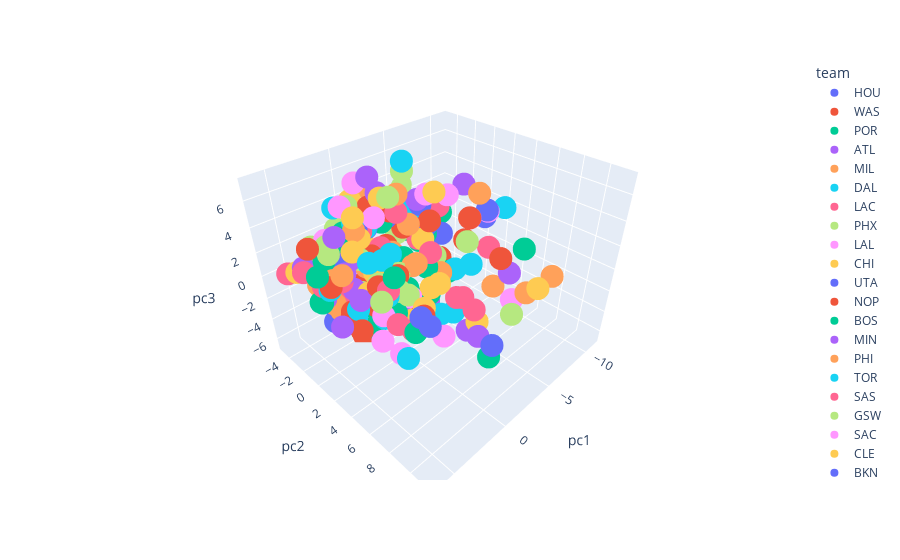

Write notebook code for a chart like this one.
### Code cell
import plotly.express as px
fig = px.scatter_3d(final_dataset_A, x='pc1', y='pc2', z='pc3',
              color='team', hover_name="player")
fig.show()

### Figure 1 — Plotly figure (JSON) as saved in the notebook; plotly's stock layout.template omitted (floating-point values rounded to 4 significant figures)
{"data": [{"hovertemplate": "<b>%{hovertext}</b><br><br>team=HOU<br>pc1=%{x}<br>pc2=%{y}<br>pc3=%{z}<extra></extra>", "hovertext": ["James Harden", "Russell Westbrook", "Robert Covington", "Danuel House Jr.", "Ben McLemore", "Jeff Green", "Austin Rivers", "P.J. Tucker"], "legendgroup": "HOU", "marker": {"color": "#636efa", "symbol": "circle"}, "mode": "markers", "name": "HOU", "scene": "scene", "showlegend": true, "type": "scatter3d", "x": [-11.19, -9.124, 0.8468, 2.5, 2.985, 3.067, 2.133, 3.485], "y": [-0.07293, 1.831, 0.2629, -2.057, -2.984, -0.7696, -3.063, -1.258], "z": [-0.1645, 2.004, -2.106, -2.664, -5.13, -2.031, 0.2134, -0.4906]}, {"hovertemplate": "<b>%{hovertext}</b><br><br>team=WAS<br>pc1=%{x}<br>pc2=%{y}<br>pc3=%{z}<extra></extra>", "hovertext": ["Bradley Beal", "Davis Bertans", "Rui Hachimura", "Thomas Bryant", "Isaiah Thomas", "Ish Smith", "Troy Brown Jr.", "Shabazz Napier", "Moritz Wagner", "Ian Mahinmi", "Jerome Robinson", "Isaac Bonga"], "legendgroup": "WAS", "marker": {"color": "#EF553B", "symbol": "circle"}, "mode": "markers", "name": "WAS", "scene": "scene", "showlegend": true, "type": "scatter3d", "x": [-9.594, 0.485, -0.007749, 0.6395, -1.878, -1.981, 0.5148, -0.9658, 3.196, 3.332, 3.513, 4.757], "y": [-0.883, -2.282, 1.398, 4.153, -4.699, -3.482, -0.8502, -2.772, 2.951, 3.523, -3.704, 0.2244], "z": [-2.148, -4.396, 0.05481, -1.844, 1.162, 3.567, 0.934, 3.62, 0.02018, 1.98, 1.377, 0.9163]}, {"hovertemplate": "<b>%{hovertext}</b><br><br>team=POR<br>pc1=%{x}<br>pc2=%{y}<br>pc3=%{z}<extra></extra>", "hovertext": ["Damian Lillard", "CJ McCollum", "Hassan Whiteside", "Carmelo Anthony", "Gary Trent Jr.", "Anfernee Simons", "Trevor Ariza", "Mario Hezonja"], "legendgroup": "POR", "marker": {"color": "#00cc96", "symbol": "circle"}, "mode": "markers", "name": "POR", "scene": "scene", "showlegend": true, "type": "scatter3d", "x": [-8.589, -6.679, -0.5297, -2.128, 2.29, 2.22, 3.196, 4.22], "y": [-2.881, -3.582, 9.642, -0.0617, -3.877, -3.425, -1.028, -1.093], "z": [0.2043, -2.13, -2.581, -2.997, -3.517, 0.6785, -0.4113, 2.147]}, {"hovertemplate": "<b>%{hovertext}</b><br><br>team=ATL<br>pc1=%{x}<br>pc2=%{y}<br>pc3=%{z}<extra></extra>", "hovertext": ["Trae Young", "John Collins", "Clint Capela", "De'Andre Hunter", "Kevin Huerter", "Jeff Teague", "Cam Reddish", "Dewayne Dedmon", "DeAndre' Bembry", "Damian Jones", "Treveon Graham"], "legendgroup": "ATL", "marker": {"color": "#ab63fa", "symbol": "circle"}, "mode": "markers", "name": "ATL", "scene": "scene", "showlegend": true, "type": "scatter3d", "x": [-10.94, -1.724, 1.915, 0.8734, -0.6865, -1.567, 1.335, 4.103, 3.528, 6.312, 5.22], "y": [-2.382, 6.66, 10.64, -1.891, -2.724, -2.422, -2.182, 2.566, -0.5866, 3.556, -2.211], "z": [2.2, -2.896, 1.49, -2.008, -0.551, 4.683, -0.383, 0.7766, 3.912, 0.5066, 1.528]}, {"hovertemplate": "<b>%{hovertext}</b><br><br>team=MIL<br>pc1=%{x}<br>pc2=%{y}<br>pc3=%{z}<extra></extra>", "hovertext": ["Giannis Antetokounmpo", "Khris Middleton", "Eric Bledsoe", "Brook Lopez", "George Hill", "Donte DiVincenzo", "Wesley Matthews", "Kyle Korver", "Ersan Ilyasova", "Marvin Williams", "Pat Connaughton"], "legendgroup": "MIL", "marker": {"color": "#FFA15A", "symbol": "circle"}, "mode": "markers", "name": "MIL", "scene": "scene", "showlegend": true, "type": "scatter3d", "x": [-8.808, -6.417, -3.03, 0.7784, 0.5055, 1.191, 3.274, 3.559, 3.857, 4.348, 4.428], "y": [8.609, -0.5468, -0.7194, 1.758, -2.264, -0.6165, -2.978, -3.626, 0.8032, -0.2927, -0.01599], "z": [-0.829, -3.018, 2.167, -3.007, 0.5164, 0.3994, -2.044, -1.554, -1.621, -1.046, 1.189]}, {"hovertemplate": "<b>%{hovertext}</b><br><br>team=DAL<br>pc1=%{x}<br>pc2=%{y}<br>pc3=%{z}<extra></extra>", "hovertext": ["Luka Doncic", "Kristaps Porzingis", "Tim Hardaway Jr.", "Seth Curry", "Dorian Finney-Smith", "Dwight Powell", "Maxi Kleber", "Jalen Brunson", "Willie Cauley-Stein", "Delon Wright", "Justin Jackson"], "legendgroup": "DAL", "marker": {"color": "#19d3f3", "symbol": "circle"}, "mode": "markers", "name": "DAL", "scene": "scene", "showlegend": true, "type": "scatter3d", "x": [-10.96, -3.723, -1.238, -0.131, 2.569, 3.361, 3.101, -0.3318, 3.833, 1.191, 3.98], "y": [2.15, 3.415, -3.158, -3.142, -0.1824, 4.012, 0.2531, -2.402, 5.094, -1.751, -1.874], "z": [1.647, -4.342, -4.267, -3.665, -2.227, -0.3069, -2.682, 2.301, 2.374, 3.61, -0.4693]}, {"hovertemplate": "<b>%{hovertext}</b><br><br>team=LAC<br>pc1=%{x}<br>pc2=%{y}<br>pc3=%{z}<extra></extra>", "hovertext": ["Kawhi Leonard", "Paul George", "Montrezl Harrell", "Lou Williams", "Marcus Morris Sr.", "Landry Shamet", "Ivica Zubac", "Patrick Beverley", "JaMychal Green", "Rodney McGruder"], "legendgroup": "LAC", "marker": {"color": "#FF6692", "symbol": "circle"}, "mode": "markers", "name": "LAC", "scene": "scene", "showlegend": true, "type": "scatter3d", "x": [-10.48, -5.763, -0.8227, -5.212, -2.544, 2.644, 2.932, 0.3405, 3.728, 5.468], "y": [1.119, -1.535, 7.962, -2.651, -1.636, -4.01, 6.231, -2.105, 0.1818, -1.831], "z": [-2.428, -3.131, 0.2595, 1.226, -4.003, -1.932, -0.222, 2.356, -1.772, 1.445]}, {"hovertemplate": "<b>%{hovertext}</b><br><br>team=PHX<br>pc1=%{x}<br>pc2=%{y}<br>pc3=%{z}<extra></extra>", "hovertext": ["Devin Booker", "Kelly Oubre Jr.", "Deandre Ayton", "Ricky Rubio", "Aron Baynes", "Dario Saric", "Frank Kaminsky", "Mikal Bridges", "Cameron Johnson", "Jevon Carter"], "legendgroup": "PHX", "marker": {"color": "#B6E880", "symbol": "circle"}, "mode": "markers", "name": "PHX", "scene": "scene", "showlegend": true, "type": "scatter3d", "x": [-8.635, -1.823, -3.007, -4.793, 1.763, 1.406, 1.598, 2.356, 3.1, 3.384], "y": [0.2659, 0.4473, 9.376, -3.293, 2.35, 1.528, 1.232, 0.1756, -2.178, -4.147], "z": [-1.41, -3.46, -0.5745, 5.076, -1.754, -0.8284, 0.06535, -0.8406, -2.728, 1.496]}, {"hovertemplate": "<b>%{hovertext}</b><br><br>team=LAL<br>pc1=%{x}<br>pc2=%{y}<br>pc3=%{z}<extra></extra>", "hovertext": ["Anthony Davis", "LeBron James", "Kyle Kuzma", "Markieff Morris", "Kentavious Caldwell-Pope", "Avery Bradley", "Danny Green", "Dwight Howard", "Rajon Rondo", "JaVale McGee", "Alex Caruso"], "legendgroup": "LAL", "marker": {"color": "#FF97FF", "symbol": "circle"}, "mode": "markers", "name": "LAL", "scene": "scene", "showlegend": true, "type": "scatter3d", "x": [-6.529, -9.228, 0.1335, 2.044, 2.242, 1.881, 2.479, 3.722, -0.1502, 4.316, 3.063], "y": [6.792, 1.835, 0.2228, -0.3629, -2.259, -2.697, -1.936, 5.913, -3.127, 4.838, -2.622], "z": [-2.766, 1.86, -2.463, -1.636, -1.896, -1.667, -1.451, -1.907, 5.7, -1.143, 2.586]}, {"hovertemplate": "<b>%{hovertext}</b><br><br>team=CHI<br>pc1=%{x}<br>pc2=%{y}<br>pc3=%{z}<extra></extra>", "hovertext": ["Zach LaVine", "Lauri Markkanen", "Coby White", "Wendell Carter Jr.", "Thaddeus Young", "Tomas Satoransky", "Kris Dunn", "Ryan Arcidiacono"], "legendgroup": "CHI", "marker": {"color": "#FECB52", "symbol": "circle"}, "mode": "markers", "name": "CHI", "scene": "scene", "showlegend": true, "type": "scatter3d", "x": [-5.711, 0.3836, -0.7684, 1.987, 1.296, -1.414, 1.491, 3.972], "y": [-1.024, 0.7038, -3.566, 6.273, 0.4502, -1.901, -1.244, -3.341], "z": [-2.086, -2.267, 0.2295, 1.047, 0.4917, 4.5, 4.3, 1.689]}, {"hovertemplate": "<b>%{hovertext}</b><br><br>team=UTA<br>pc1=%{x}<br>pc2=%{y}<br>pc3=%{z}<extra></extra>", "hovertext": ["Donovan Mitchell", "Bojan Bogdanovic", "Jordan Clarkson", "Rudy Gobert", "Mike Conley", "Joe Ingles", "Emmanuel Mudiay", "Royce O'Neale"], "legendgroup": "UTA", "marker": {"color": "#636efa", "symbol": "circle"}, "mode": "markers", "name": "UTA", "scene": "scene", "showlegend": true, "type": "scatter3d", "x": [-7.731, -2.957, -1.226, 1.564, -3.251, -0.6373, 0.8245, 2.848], "y": [-1.91, -0.925, -1.492, 11.42, -3.694, -2.779, -1.94, -1.479], "z": [-1.139, -5.047, -2.496, 1.07, 1.455, 1.97, 2.839, 1.014]}, {"hovertemplate": "<b>%{hovertext}</b><br><br>team=NOP<br>pc1=%{x}<br>pc2=%{y}<br>pc3=%{z}<extra></extra>", "hovertext": ["Brandon Ingram", "Jrue Holiday", "JJ Redick", "Lonzo Ball", "Josh Hart", "Derrick Favors", "E'Twaun Moore", "Jaxson Hayes", "Nicolo Melli", "Kenrich Williams"], "legendgroup": "NOP", "marker": {"color": "#EF553B", "symbol": "circle"}, "mode": "markers", "name": "NOP", "scene": "scene", "showlegend": true, "type": "scatter3d", "x": [-6.123, -5.12, -0.1332, -2.491, 2.152, 2.804, 1.855, 4.864, 3.139, 4.982], "y": [-0.4658, -0.6049, -3.776, -2.192, -0.6147, 7.115, -2.125, 3.447, -1.193, -1.635], "z": [-2.163, 1.658, -4.861, 2.923, -0.7547, 1.414, -0.8825, -0.7904, -0.002485, 3.186]}, {"hovertemplate": "<b>%{hovertext}</b><br><br>team=BOS<br>pc1=%{x}<br>pc2=%{y}<br>pc3=%{z}<extra></extra>", "hovertext": ["Jayson Tatum", "Kemba Walker", "Jaylen Brown", "Gordon Hayward", "Marcus Smart", "Daniel Theis", "Enes Kanter", "Brad Wanamaker", "Grant Williams"], "legendgroup": "BOS", "marker": {"color": "#00cc96", "symbol": "circle"}, "mode": "markers", "name": "BOS", "scene": "scene", "showlegend": true, "type": "scatter3d", "x": [-6.074, -5.275, -3.526, -3.748, -2.437, 2.276, 3.093, 1.619, 5.407], "y": [0.5598, -3.471, 0.9064, 0.4366, -3.242, 3.834, 6.656, -2.451, -0.1572], "z": [-3.031, -0.3699, -3.795, -1.518, 1.553, -0.6294, -0.02193, 2.658, 1.906]}, {"hovertemplate": "<b>%{hovertext}</b><br><br>team=MIN<br>pc1=%{x}<br>pc2=%{y}<br>pc3=%{z}<extra></extra>", "hovertext": ["D'Angelo Russell", "Malik Beasley", "Jarrett Culver", "Josh Okogie", "Omari Spellman", "Juancho Hernangomez"], "legendgroup": "MIN", "marker": {"color": "#ab63fa", "symbol": "circle"}, "mode": "markers", "name": "MIN", "scene": "scene", "showlegend": true, "type": "scatter3d", "x": [-7.906, 1.206, 2.046, 3.39, 3.11, 4.689], "y": [-3.358, -2.877, -1.359, -0.08168, 0.404, -0.8685], "z": [-0.3268, -2.556, 1.033, 1.173, -0.03123, -0.6934]}, {"hovertemplate": "<b>%{hovertext}</b><br><br>team=PHI<br>pc1=%{x}<br>pc2=%{y}<br>pc3=%{z}<extra></extra>", "hovertext": ["Joel Embiid", "Tobias Harris", "Ben Simmons", "Alec Burks", "Josh Richardson", "Al Horford", "Glenn Robinson III", "Furkan Korkmaz", "Shake Milton", "Mike Scott", "Matisse Thybulle"], "legendgroup": "PHI", "marker": {"color": "#FFA15A", "symbol": "circle"}, "mode": "markers", "name": "PHI", "scene": "scene", "showlegend": true, "type": "scatter3d", "x": [-6.665, -4.513, -4.452, -1.644, -2.202, -1.26, 0.9051, 2.035, 0.5591, 3.97, 4.787], "y": [7.917, 1.222, 4.884, -1.701, -1.842, 1.62, -0.7746, -2.708, -2.629, -0.9065, -2.232], "z": [-1.578, -2.045, 6.211, -0.6272, -0.4625, 0.4063, -1.898, -2.846, 0.4175, -1.023, 1.002]}, {"hovertemplate": "<b>%{hovertext}</b><br><br>team=TOR<br>pc1=%{x}<br>pc2=%{y}<br>pc3=%{z}<extra></extra>", "hovertext": ["Pascal Siakam", "Kyle Lowry", "Fred VanVleet", "Norman Powell", "Serge Ibaka", "OG Anunoby", "Terence Davis", "Marc Gasol", "Rondae Hollis-Jefferson"], "legendgroup": "TOR", "marker": {"color": "#19d3f3", "symbol": "circle"}, "mode": "markers", "name": "TOR", "scene": "scene", "showlegend": true, "type": "scatter3d", "x": [-5.562, -5.253, -4.206, -0.2766, -1.268, 2.089, 2.73, 0.9565, 3.095], "y": [1.77, -2.437, -3.599, -0.892, 4.446, 0.2543, -0.5227, 1.021, 2.374], "z": [-1.938, 1.972, 2.185, -3.536, -2.461, -1.653, -0.8167, 1.648, 3.103]}, {"hovertemplate": "<b>%{hovertext}</b><br><br>team=SAS<br>pc1=%{x}<br>pc2=%{y}<br>pc3=%{z}<extra></extra>", "hovertext": ["DeMar DeRozan", "LaMarcus Aldridge", "Patty Mills", "Derrick White", "Bryn Forbes", "Dejounte Murray", "Rudy Gay", "Trey Lyles", "Lonnie Walker IV", "Marco Belinelli", "Jakob Poeltl"], "legendgroup": "SAS", "marker": {"color": "#FF6692", "symbol": "circle"}, "mode": "markers", "name": "SAS", "scene": "scene", "showlegend": true, "type": "scatter3d", "x": [-7.545, -4.309, 0.7972, -0.6787, 1.322, -2.224, 0.3094, 3.509, 3.117, 3.411, 3.935], "y": [1.428, 3.181, -4.062, -1.252, -4.199, -1.112, 0.3816, -0.01217, -2.408, -3.805, 5.305], "z": [1.762, -3.341, -2.671, 0.9161, -2.068, 3.335, -1.222, -0.5265, 0.3522, -1.411, 2.964]}, {"hovertemplate": "<b>%{hovertext}</b><br><br>team=GSW<br>pc1=%{x}<br>pc2=%{y}<br>pc3=%{z}<extra></extra>", "hovertext": ["Andrew Wiggins", "Eric Paschall", "Damion Lee", "Marquese Chriss", "Jordan Poole", "Draymond Green", "Ky Bowman"], "legendgroup": "GSW", "marker": {"color": "#B6E880", "symbol": "circle"}, "mode": "markers", "name": "GSW", "scene": "scene", "showlegend": true, "type": "scatter3d", "x": [-4.913, -0.2888, -0.5395, 2.491, 1.347, -0.706, 0.6511], "y": [0.1875, 1.196, -1.657, 4.63, -3.816, -0.03994, -3.14], "z": [-1.123, 0.01042, -0.2516, 1.752, 2.293, 5.498, 4.13]}, {"hovertemplate": "<b>%{hovertext}</b><br><br>team=SAC<br>pc1=%{x}<br>pc2=%{y}<br>pc3=%{z}<extra></extra>", "hovertext": ["De'Aaron Fox", "Buddy Hield", "Bogdan Bogdanovic", "Harrison Barnes", "Jabari Parker", "Richaun Holmes", "Nemanja Bjelica", "Kent Bazemore", "Alex Len", "Cory Joseph"], "legendgroup": "SAC", "marker": {"color": "#FF97FF", "symbol": "circle"}, "mode": "markers", "name": "SAC", "scene": "scene", "showlegend": true, "type": "scatter3d", "x": [-7.029, -3.415, -2.266, -0.1039, 0.2049, 1.945, 0.2788, 2.144, 3.69, 1.047], "y": [-0.5681, -3.223, -2.757, 0.3113, 2.95, 7.968, 0.7916, -1.822, 4.302, -3.41], "z": [3.236, -3.67, -2.063, -1.326, -0.8984, -0.2127, -0.5899, -0.05528, 0.2759, 4.149]}, {"hovertemplate": "<b>%{hovertext}</b><br><br>team=CLE<br>pc1=%{x}<br>pc2=%{y}<br>pc3=%{z}<extra></extra>", "hovertext": ["Collin Sexton", "Andre Drummond", "Kevin Love", "Darius Garland", "Tristan Thompson", "Cedi Osman", "Larry Nance Jr.", "Kevin Porter Jr."], "legendgroup": "CLE", "marker": {"color": "#FECB52", "symbol": "circle"}, "mode": "markers", "name": "CLE", "scene": "scene", "showlegend": true, "type": "scatter3d", "x": [-4.595, -2.511, -3.038, -2.062, 0.5685, 1.325, 1.47, 1.341], "y": [-0.8585, 11.4, 1.657, -4.226, 6.192, -2.375, 2.571, -1.109], "z": [0.1176, 2.935, -2.522, 2.311, 2.188, -0.1666, 0.1605, 0.6906]}, {"hovertemplate": "<b>%{hovertext}</b><br><br>team=BKN<br>pc1=%{x}<br>pc2=%{y}<br>pc3=%{z}<extra></extra>", "hovertext": ["Spencer Dinwiddie", "Caris LeVert", "Joe Harris", "Taurean Prince", "Jarrett Allen", "Garrett Temple", "DeAndre Jordan", "Timothe Luwawu-Cabarrot", "Tyler Johnson"], "legendgroup": "BKN", "marker": {"color": "#636efa", "symbol": "circle"}, "mode": "markers", "name": "BKN", "scene": "scene", "showlegend": true, "type": "scatter3d", "x": [-5.516, -5.343, 0.2323, 0.2859, 3.145, 1.278, 4.046, 3.882, 2.324], "y": [-2.1, -1.256, -1.588, -2.014, 8.007, -3.702, 8.213, -2.194, -3.939], "z": [2.376, 0.8904, -3.032, -1.455, 1.357, -0.008794, 2.712, -2.087, 1.629]}, {"hovertemplate": "<b>%{hovertext}</b><br><br>team=MIA<br>pc1=%{x}<br>pc2=%{y}<br>pc3=%{z}<extra></extra>", "hovertext": ["Jimmy Butler", "Goran Dragic", "Bam Adebayo", "Kendrick Nunn", "Tyler Herro", "Duncan Robinson", "Jae Crowder", "Derrick Jones Jr.", "Kelly Olynyk", "Meyers Leonard", "Solomon Hill"], "legendgroup": "MIA", "marker": {"color": "#EF553B", "symbol": "circle"}, "mode": "markers", "name": "MIA", "scene": "scene", "showlegend": true, "type": "scatter3d", "x": [-6.146, -4.017, -3.283, -2.671, -1.101, 1.418, 1.56, 4.0, 2.531, 4.031, 3.564], "y": [2.617, -2.56, 7.906, -3.136, -2.646, -1.555, -1.573, 1.142, 0.09498, 1.276, -2.675], "z": [2.801, 0.7376, 3.056, -0.6352, -1.61, -6.688, -0.8718, -1.481, -0.9652, -0.9839, 1.202]}, {"hovertemplate": "<b>%{hovertext}</b><br><br>team=DEN<br>pc1=%{x}<br>pc2=%{y}<br>pc3=%{z}<extra></extra>", "hovertext": ["Nikola Jokic", "Jamal Murray", "Will Barton", "Jerami Grant", "Paul Millsap", "Gary Harris", "Michael Porter Jr.", "Monte Morris", "Mason Plumlee", "Keita Bates-Diop", "Torrey Craig"], "legendgroup": "DEN", "marker": {"color": "#00cc96", "symbol": "circle"}, "mode": "markers", "name": "DEN", "scene": "scene", "showlegend": true, "type": "scatter3d", "x": [-7.884, -5.839, -2.35, 1.558, 0.4732, 1.069, 2.393, -0.5914, 3.458, 4.975, 5.158], "y": [6.524, -1.887, -0.6907, 0.002835, 1.742, -2.643, 1.386, -3.981, 5.32, -0.8607, -0.7118], "z": [1.05, -0.3502, -0.4983, -2.646, -1.708, -0.5712, -3.321, 2.545, 3.676, -0.9028, -0.6485]}, {"hovertemplate": "<b>%{hovertext}</b><br><br>team=IND<br>pc1=%{x}<br>pc2=%{y}<br>pc3=%{z}<extra></extra>", "hovertext": ["T.J. Warren", "Domantas Sabonis", "Malcolm Brogdon", "Jeremy Lamb", "Myles Turner", "Doug McDermott", "Aaron Holiday", "Justin Holiday", "T.J. McConnell"], "legendgroup": "IND", "marker": {"color": "#ab63fa", "symbol": "circle"}, "mode": "markers", "name": "IND", "scene": "scene", "showlegend": true, "type": "scatter3d", "x": [-3.351, -4.176, -5.335, -0.9924, 0.8654, 2.694, -0.04456, 3.081, -0.7363], "y": [1.002, 8.049, -2.249, -1.03, 2.39, -1.458, -3.874, -2.979, -2.244], "z": [-4.324, 1.535, 2.841, -1.032, -2.286, -4.243, 1.789, -1.753, 6.243]}, {"hovertemplate": "<b>%{hovertext}</b><br><br>team=ORL<br>pc1=%{x}<br>pc2=%{y}<br>pc3=%{z}<extra></extra>", "hovertext": ["Nikola Vucevic", "Evan Fournier", "Terrence Ross", "Aaron Gordon", "Markelle Fultz", "D.J. Augustin", "Michael Carter-Williams", "James Ennis III", "Wes Iwundu", "Khem Birch"], "legendgroup": "ORL", "marker": {"color": "#FFA15A", "symbol": "circle"}, "mode": "markers", "name": "ORL", "scene": "scene", "showlegend": true, "type": "scatter3d", "x": [-5.268, -2.945, -0.2719, -1.45, -2.737, -1.689, 1.574, 4.153, 4.008, 5.644], "y": [5.913, -2.417, -2.91, 1.797, -1.607, -4.485, -1.155, 0.08245, -2.358, 3.204], "z": [-1.28, -3.334, -4.296, 0.5887, 4.445, 4.512, 3.346, -1.464, 0.3887, 3.864]}, {"hovertemplate": "<b>%{hovertext}</b><br><br>team=NYK<br>pc1=%{x}<br>pc2=%{y}<br>pc3=%{z}<extra></extra>", "hovertext": ["Julius Randle", "RJ Barrett", "Bobby Portis", "Elfrid Payton", "Mitchell Robinson", "Damyean Dotson", "Kevin Knox II", "Frank Ntilikina", "Taj Gibson", "Maurice Harkless"], "legendgroup": "NYK", "marker": {"color": "#19d3f3", "symbol": "circle"}, "mode": "markers", "name": "NYK", "scene": "scene", "showlegend": true, "type": "scatter3d", "x": [-4.341, -0.9353, 1.085, -2.844, 4.999, 3.375, 3.991, 1.308, 4.355, 4.492], "y": [4.506, -0.457, 0.5363, -0.9555, 8.09, -3.317, -2.616, -3.842, 2.543, -0.4338], "z": [0.4381, 0.5793, -0.5364, 7.167, 0.1097, -1.333, 0.03677, 3.995, 0.1618, 0.1702]}, {"hovertemplate": "<b>%{hovertext}</b><br><br>team=OKC<br>pc1=%{x}<br>pc2=%{y}<br>pc3=%{z}<extra></extra>", "hovertext": ["Shai Gilgeous-Alexander", "Dennis Schroder", "Danilo Gallinari", "Chris Paul", "Steven Adams", "Nerlens Noel", "Hamidou Diallo", "Abdel Nader", "Darius Bazley", "Terrance Ferguson"], "legendgroup": "OKC", "marker": {"color": "#FF6692", "symbol": "circle"}, "mode": "markers", "name": "OKC", "scene": "scene", "showlegend": true, "type": "scatter3d", "x": [-4.279, -5.054, -2.58, -7.183, 0.5161, 3.653, 3.713, 4.241, 4.682, 5.665], "y": [0.334, -1.952, -1.116, -1.741, 8.145, 5.663, -0.02696, -1.443, -0.9198, -3.822], "z": [-0.4544, -0.4904, -4.851, 1.755, 2.13, 0.3603, 0.7089, -1.328, 0.3474, 0.4354]}, {"hovertemplate": "<b>%{hovertext}</b><br><br>team=CHA<br>pc1=%{x}<br>pc2=%{y}<br>pc3=%{z}<extra></extra>", "hovertext": ["Devonte' Graham", "Terry Rozier", "Miles Bridges", "P.J. Washington", "Cody Zeller", "Malik Monk", "Bismack Biyombo", "Dwayne Bacon", "Cody Martin"], "legendgroup": "CHA", "marker": {"color": "#B6E880", "symbol": "circle"}, "mode": "markers", "name": "CHA", "scene": "scene", "showlegend": true, "type": "scatter3d", "x": [-5.939, -3.727, 0.6921, 0.745, 1.747, 1.43, 4.606, 3.352, 4.089], "y": [-4.892, -3.011, 0.07987, 1.087, 4.513, -0.9706, 5.448, -2.072, -0.6384], "z": [2.997, 0.1435, -1.187, -0.5018, 0.9906, 0.9926, 2.562, 2.459, 2.812]}, {"hovertemplate": "<b>%{hovertext}</b><br><br>team=DET<br>pc1=%{x}<br>pc2=%{y}<br>pc3=%{z}<extra></extra>", "hovertext": ["Derrick Rose", "Christian Wood", "Langston Galloway", "Svi Mykhailiuk", "Bruce Brown", "Tony Snell", "Sekou Doumbouya"], "legendgroup": "DET", "marker": {"color": "#FF97FF", "symbol": "circle"}, "mode": "markers", "name": "DET", "scene": "scene", "showlegend": true, "type": "scatter3d", "x": [-5.809, 1.043, 1.962, 2.582, 0.2116, 2.812, 4.487], "y": [-1.711, 4.355, -3.786, -3.687, -0.6046, -3.867, -0.9379], "z": [3.323, -2.776, -2.146, -0.9271, 4.052, -0.3199, 0.04279]}, {"hovertemplate": "<b>%{hovertext}</b><br><br>team=MEM<br>pc1=%{x}<br>pc2=%{y}<br>pc3=%{z}<extra></extra>", "hovertext": ["Ja Morant", "Jaren Jackson Jr.", "Dillon Brooks", "Jonas Valanciunas", "Brandon Clarke", "Grayson Allen", "De'Anthony Melton", "Tyus Jones", "Gorgui Dieng", "Kyle Anderson", "Anthony Tolliver"], "legendgroup": "MEM", "marker": {"color": "#FECB52", "symbol": "circle"}, "mode": "markers", "name": "MEM", "scene": "scene", "showlegend": true, "type": "scatter3d", "x": [-5.553, -0.7893, -2.185, -0.9851, 1.194, 2.684, 1.093, -0.3667, 2.882, 2.662, 5.565], "y": [-0.5379, 1.287, -2.353, 8.125, 4.143, -2.202, -1.301, -4.129, 1.791, 0.003118, -2.591], "z": [4.003, -3.868, -2.202, -0.7388, -1.719, -1.269, 2.431, 3.883, 0.2973, 2.647, 1.131]}], "layout": {"legend": {"title": {"text": "team"}, "tracegroupgap": 0}, "margin": {"t": 60}, "scene": {"domain": {"x": [0, 1], "y": [0, 1]}, "xaxis": {"title": {"text": "pc1"}}, "yaxis": {"title": {"text": "pc2"}}, "zaxis": {"title": {"text": "pc3"}}}}}
